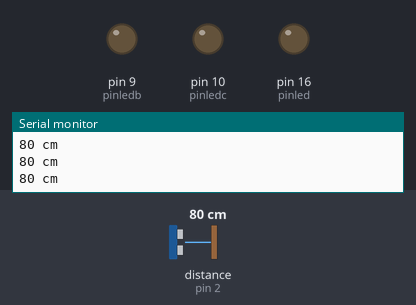
This sketch was run on a simulated Arduino Uno, built with avr-gcc and run on an emulated ATmega328P. Shown: output pins drawn as LEDs (lit = HIGH), the last lines printed to the serial monitor. Inputs (shaded band) come from the test bench; at power-on: distance to the obstacle (sensor on pin 2) 80 cm. The echo pulse lasts 58.3 µs per cm; pins used as bus, display or sensor lines are not drawn.

Above: at 1.2 s.
1.3 s: distance to the obstacle (sensor on pin 2) set to 17 cm
2.8 s: distance to the obstacle (sensor on pin 2) set to 14 cm
At 3.7 s:
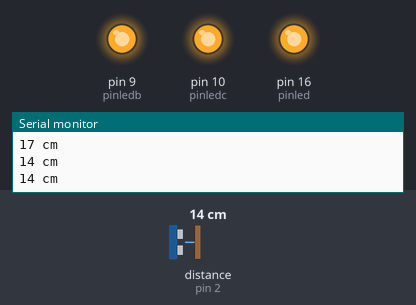
4.5 s: distance to the obstacle (sensor on pin 2) set to 18 cm
At 5.5 s:
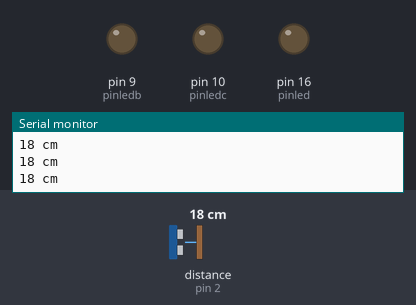
6.6 s: distance to the obstacle (sensor on pin 2) set to 2 cm
At 7.3 s:
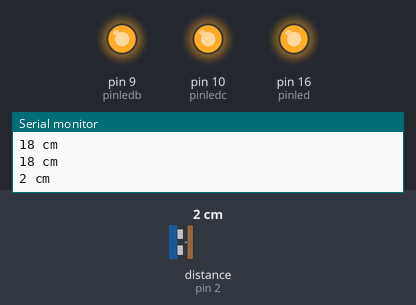
Timing chart, 0 to 9.4 s (numbered marks = the images above; inputs shaded):
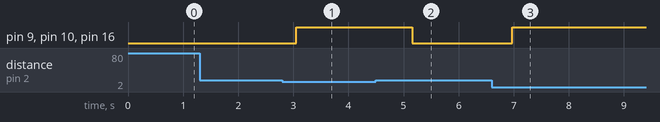

Measured:
- the behaviour switches between 16 and 15 cm on distance to the obstacle (sensor on pin 2) (found by bisection; images 0 and 1)
- after the input at 2.8 s, pin 9 (pinledb), pin 10 (pinledc), pin 16 (pinled): LOW → HIGH after 0.25 s
- after the input at 4.5 s, pin 9 (pinledb), pin 10 (pinledc), pin 16 (pinled): HIGH → LOW after 0.66 s
- after the input at 6.6 s, pin 9 (pinledb), pin 10 (pinledc), pin 16 (pinled): LOW → HIGH after 0.37 s

The sketch:

distance_sensor.ino
```cpp
/**
   GeekFactory - "Construye tu propia tecnologia"
   Distribucion de materiales para el desarrollo e innovacion tecnologica
   www.geekfactory.mx

   EJEMPLO SENSOR ULTRASONICO 1

   REALIZA LA MEDICION DE DISTANCIA CON UN SENSOR ULTRASÓNICO HC-SR04 CONECTADO
   AL ARDUINO. ESTE EJEMPLO NO UTILIZA LIBRERIAS ESPECIALES PARA EL SENSOR, SOLAMENTE
   SE UTILIZA LA FUNCION "PULSEIN" PARA MEDIR LA LONGITUD DEL PULSO DE ECO.

*/
/* DECLARACION DE VARIABLES PARA PINES*/
const int pinecho = 2;
const int pintrigger = 0;
const int pinled = 16;
const int pinledb = 9;
const int pinledc = 10;

/*/ VARIABLES PARA CALCULOS*/
unsigned int tiempo, distancia;

void setup() {
  /*/ PREPARAR LA COMUNICACION SERIAL*/
  Serial.begin(115200);
  // CONFIGURAR PINES DE ENTRADA Y SALIDA
  pinMode(pinecho, INPUT);
  pinMode(pintrigger, OUTPUT);
  pinMode(pinled, OUTPUT);
  pinMode(pinledb, OUTPUT);
  pinMode(pinledc, OUTPUT);
}

void loop() {
  // ENVIAR PULSO DE DISPARO EN EL PIN "TRIGGER"
  digitalWrite(pintrigger, LOW);
  delayMicroseconds(2);
  digitalWrite(pintrigger, HIGH);
  // EL PULSO DURA AL MENOS 10 uS EN ESTADO ALTO
  delayMicroseconds(10);
  digitalWrite(pintrigger, LOW);

  // MEDIR EL TIEMPO EN ESTADO ALTO DEL PIN "ECHO" EL PULSO ES PROPORCIONAL A LA DISTANCIA MEDIDA
  tiempo = pulseIn(pinecho, HIGH);

  // LA VELOCIDAD DEL SONIDO ES DE 340 M/S O 29 MICROSEGUNDOS POR CENTIMETRO
  // DIVIDIMOS EL TIEMPO DEL PULSO ENTRE 58, TIEMPO QUE TARDA RECORRER IDA Y VUELTA UN CENTIMETRO LA ONDA SONORA
  distancia = tiempo / 58;

  // ENVIAR EL RESULTADO AL MONITOR SERIAL
  Serial.print(distancia);
  Serial.println(" cm");
  delay(200);

  // ENCENDER EL LED CUANDO SE CUMPLA CON CIERTA DISTANCIA
  if (distancia <= 15) {
    digitalWrite(pinled, HIGH);
    digitalWrite(pinledb, HIGH);
    digitalWrite(pinledc, HIGH);
    delay(500);
  } else {
    digitalWrite(pinled, LOW);
    digitalWrite(pinledb, LOW);
    digitalWrite(pinledc, LOW);

  }
}
```
